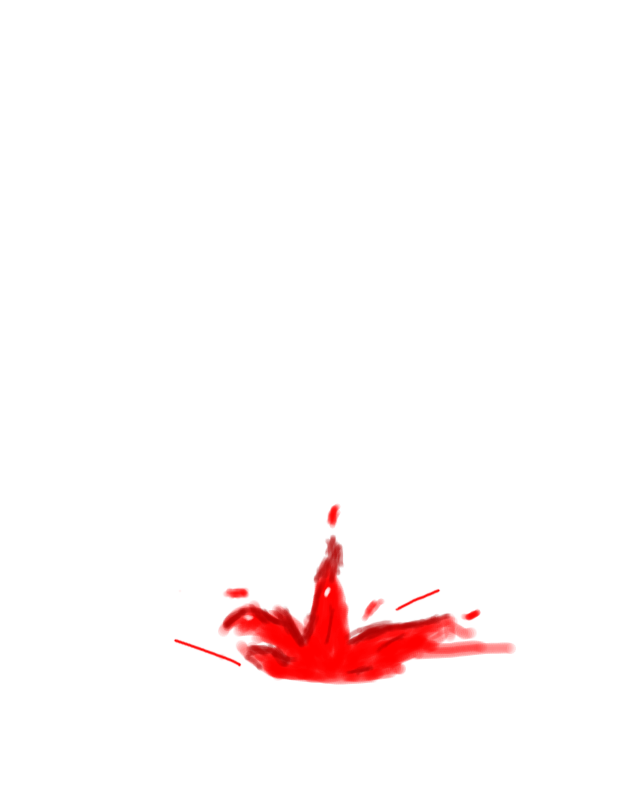
#> input picture SourceArt/FX/Blood/src/overcrafted/splattersplash_0.png, 640 x 800 px; its folder holds 4 pictures in this run
$ python bake_blood_atlases.py
#> lines starting #> are read from the running program, lines starting #| are printed output that depends on the picture
"""Bakes the blood FX sheets (UNR-T56) from the CC0 sources in SourceArt/FX/Blood/src (credits:
SourceArt/FX/Blood/CREDITS.md) into the three atlases tools/build_blood_fx.py imports:

  T_BloodSpurtAtlas.png  2048x1024, 4x2 cells of 512: overcrafted's splatter-splash frames 0..5 (base
                         at the bottom centre of each cell), then frame 5 thinning out twice
  T_BloodMistAtlas.png   1024x1024, 4x4 cells of 256: Sinestesia's 16-frame blood splash, halved
  T_BloodDecals.png      2048x2048, 2x2 cells of 1024: four dense patches of ExileGL's splatter,
                         each faded out towards a ragged round edge so the decal box never shows

Only the alpha (shape) and red (light/dark) channels are used; the materials do the colour.

Plain CPython with Pillow, run once by hand when the sources change (the results are committed):
  python -I tools/bake_blood_atlases.py
"""
import math
import os
import random
import sys

from PIL import Image, ImageChops, ImageFilter

ROOT = os.path.join(os.path.dirname(os.path.abspath(__file__)), "..", "SourceArt", "FX", "Blood")
SRC = os.path.join(ROOT, "src")


def spurt_atlas():
    frames = [Image.open(os.path.join(SRC, "overcrafted", "splattersplash_%d.png" % i)).convert("RGBA") for i in range(6)]
    box = None
    for f in frames:
        b = f.getbbox()
        box = b if box is None else (min(box[0], b[0]), min(box[1], b[1]), max(box[2], b[2]), max(box[3], b[3]))
    # Square the crop around the splash's bottom-centre so the base sits at the bottom middle of the cell.
    w = box[2] - box[0]
    h = box[3] - box[1]
    side = max(w, h)
    cx = (box[0] + box[2]) // 2
    crop = (cx - side // 2, box[3] - side, cx + side // 2, box[3])
    cells = []
    for f in frames:
        c = Image.new("RGBA", (side, side), (0, 0, 0, 0))
        c.paste(f.crop(crop), (0, 0))
        cells.append(c.resize((512, 512), Image.LANCZOS))
    for keep in (0.6, 0.3):
        last = cells[5].copy()
        a = last.getchannel("A").point(lambda v, k=keep: int(max(0, v - 255 * (1 - k))))
        last.putalpha(a)
        cells.append(last)
    out = Image.new("RGBA", (2048, 1024), (0, 0, 0, 0))
    for i, c in enumerate(cells):
        out.paste(c, ((i % 4) * 512, (i // 4) * 512))
    return out


def mist_atlas():
    return Image.open(os.path.join(SRC, "sinestesia", "blood_splash_4x4.png")).convert("RGBA").resize((1024, 1024), Image.LANCZOS)


def decal_atlas():
    src = Image.open(os.path.join(SRC, "exilegl", "blood.png")).convert("RGBA")
    # Centres of four dense patches (picked from a 100 px density map of the 1600x1200 sheet).
    centres = [(650, 520), (1150, 850), (360, 650), (1250, 360)]
    half = 350
    rnd = random.Random(56)
    out = Image.new("RGBA", (2048, 2048), (0, 0, 0, 0))
    for i, (x, y) in enumerate(centres):
        patch = src.crop((x - half, y - half, x + half, y + half)).resize((1024, 1024), Image.LANCZOS)
        # Ragged round falloff: full inside ~55% of the radius, gone by ~95%, wobbling with angle.
        wob = [rnd.uniform(-0.08, 0.08) for _ in range(12)]
        mask = Image.new("L", (1024, 1024), 0)
        px = mask.load()
        for v in range(1024):
            for u in range(1024):
                dx = (u - 511.5) / 511.5
                dy = (v - 511.5) / 511.5
                r = math.hypot(dx, dy)
                ang = (math.atan2(dy, dx) + math.pi) / (2 * math.pi) * 12
                k = int(ang) % 12
                t = ang - int(ang)
                edge = 0.95 + wob[k] * (1 - t) + wob[(k + 1) % 12] * t
                inner = edge - 0.4
                f = 1.0 if r <= inner else (0.0 if r >= edge else 1.0 - (r - inner) / (edge - inner))
                px[u, v] = int(255 * f * f * (3 - 2 * f))
        mask = mask.filter(ImageFilter.GaussianBlur(6))
        # Erode rather than fade: thin spatter vanishes towards the edge, the drops left stay solid.
        loss = mask.point(lambda m: int(min(255, (255 - m) * 1.4)))
        patch.putalpha(ImageChops.subtract(patch.getchannel("A"), loss))
        out.paste(patch, ((i % 2) * 1024, (i // 2) * 1024))
    return out


def main():
    for name, make in (("T_BloodSpurtAtlas", spurt_atlas), ("T_BloodMistAtlas", mist_atlas), ("T_BloodDecals", decal_atlas)):
        img = make()
        path = os.path.join(ROOT, name + ".png")
        img.save(path, optimize=True)
        print("%s %dx%d" % (path, img.size[0], img.size[1]))
#> this loop made 1 pass
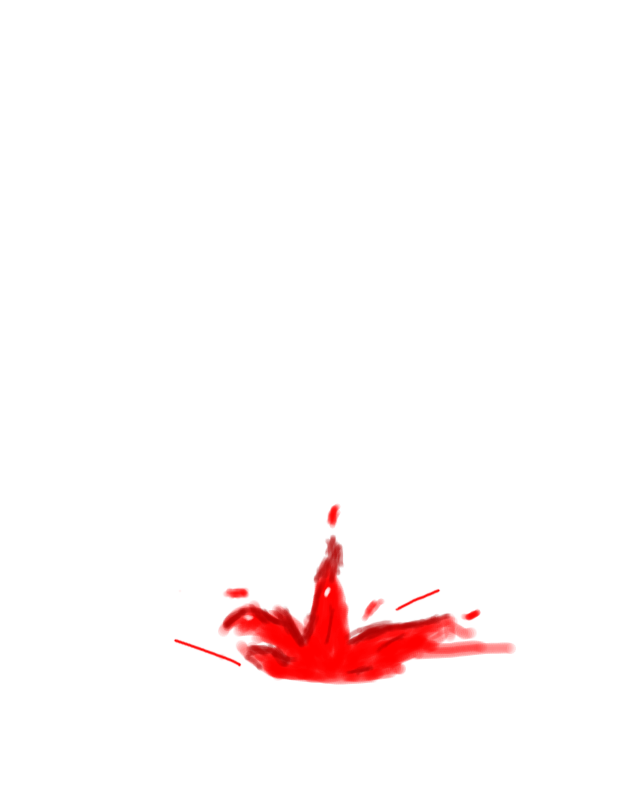
#> input picture SourceArt/FX/Blood/src/overcrafted/splattersplash_0.png, 640 x 800 px
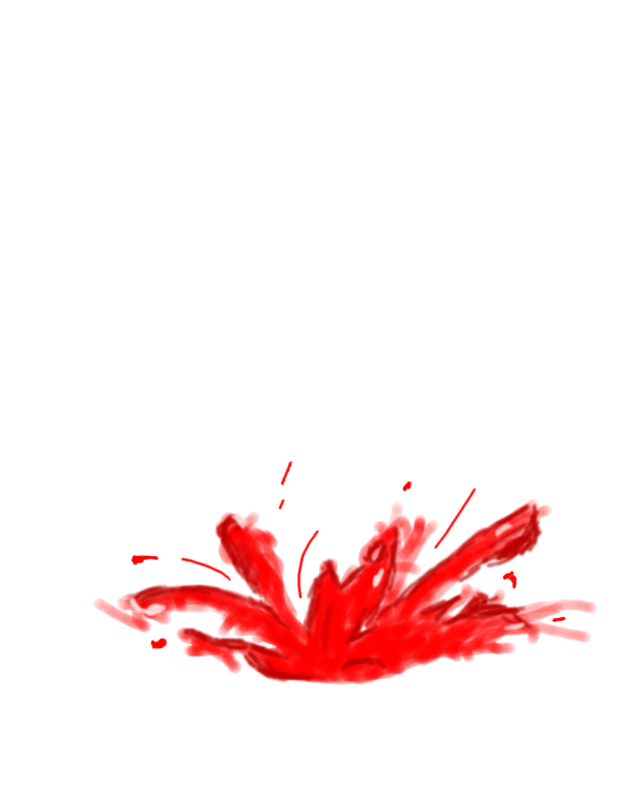
#> input picture SourceArt/FX/Blood/src/overcrafted/splattersplash_1.png, 640 x 800 px
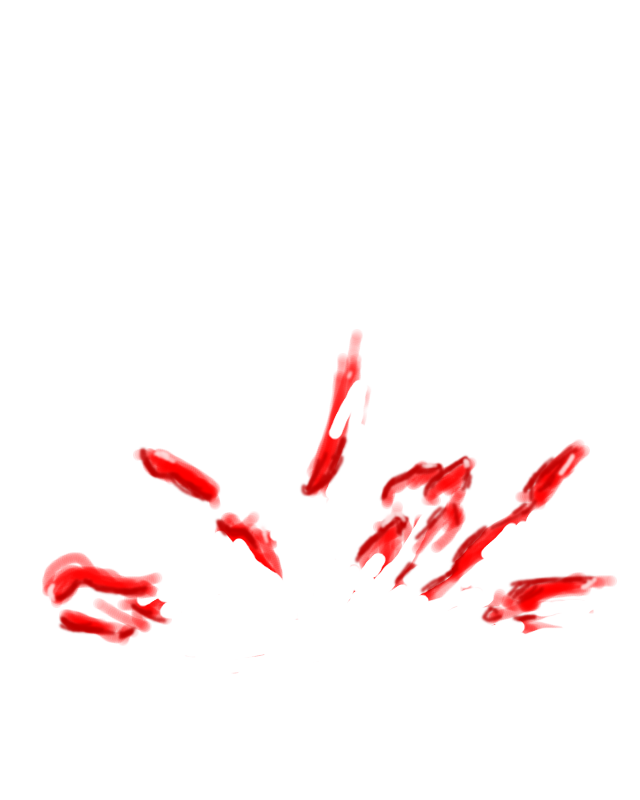
#> input picture SourceArt/FX/Blood/src/overcrafted/splattersplash_2.png, 640 x 800 px
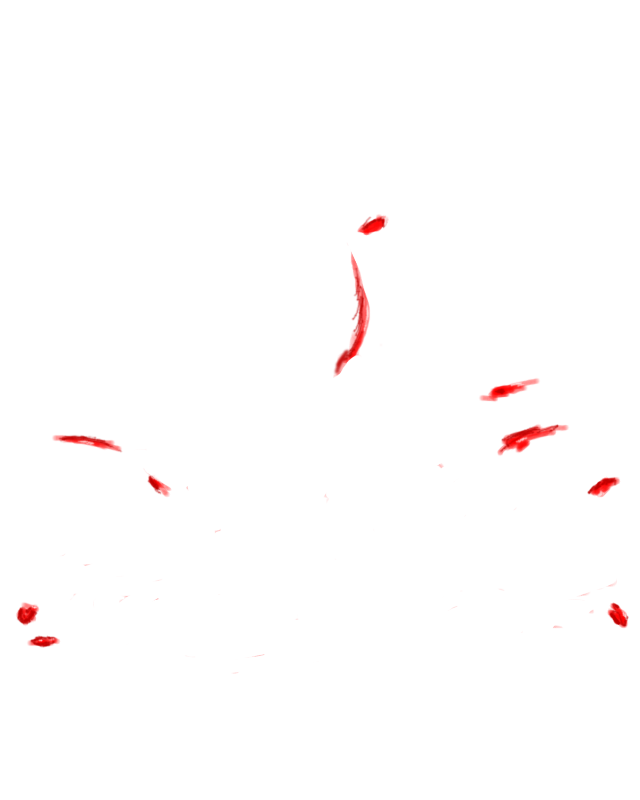
#> input picture SourceArt/FX/Blood/src/overcrafted/splattersplash_3.png, 640 x 800 px
    return 0


if __name__ == "__main__":
#> (the run stopped early here; a loop or call above may not have finished)
